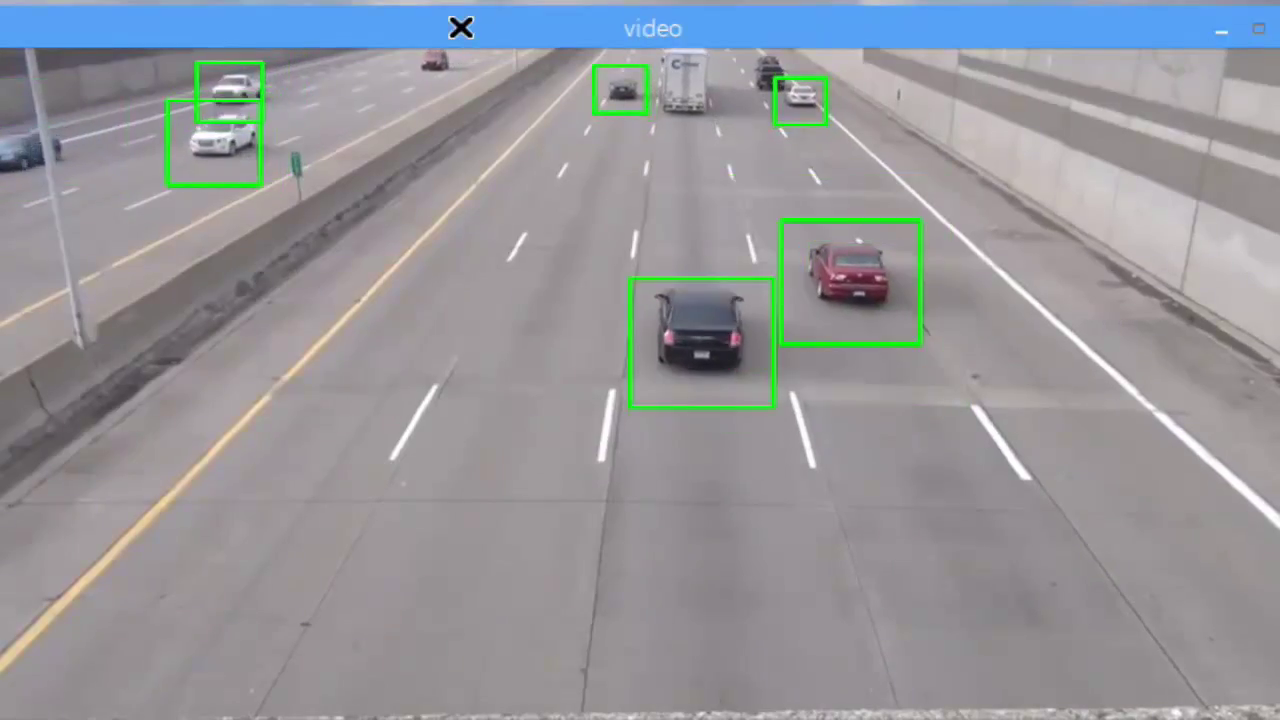
#> input picture frame 99 of Cruzamento_Simples/Car Detection/Car Detection with OpenCV.mp4, 1280 x 720 px, given in place of 20190606_173405.mp4, which was not available
$ python car_detection.py
#> lines starting #> are read from the running program, lines starting #| are printed output that depends on the picture; after the words box and inside, x2 and y2 are one past the last pixel; in counts of white or black regions, pixels touching at a corner belong together; pictures that were not available may be replaced by others from this repository, and a replacement may not be noted
#import libraries of python opencv
import cv2
import numpy as np

#create VideoCapture object and read from video file - change video file
cap = cv2.VideoCapture('20190606_173405.mp4')
#use trained cars XML classifiers
car_cascade = cv2.CascadeClassifier('cars.xml')

#read until video is completed
while True:
    #capture frame by frame
    ret, frame = cap.read()
#> frame is the input picture: shape (720, 1280, 3); mean B, G, R 155.8, 150.7, 149.9
    #convert video into gray scale of each frames
    gray = cv2.cvtColor(frame, cv2.COLOR_BGR2GRAY)
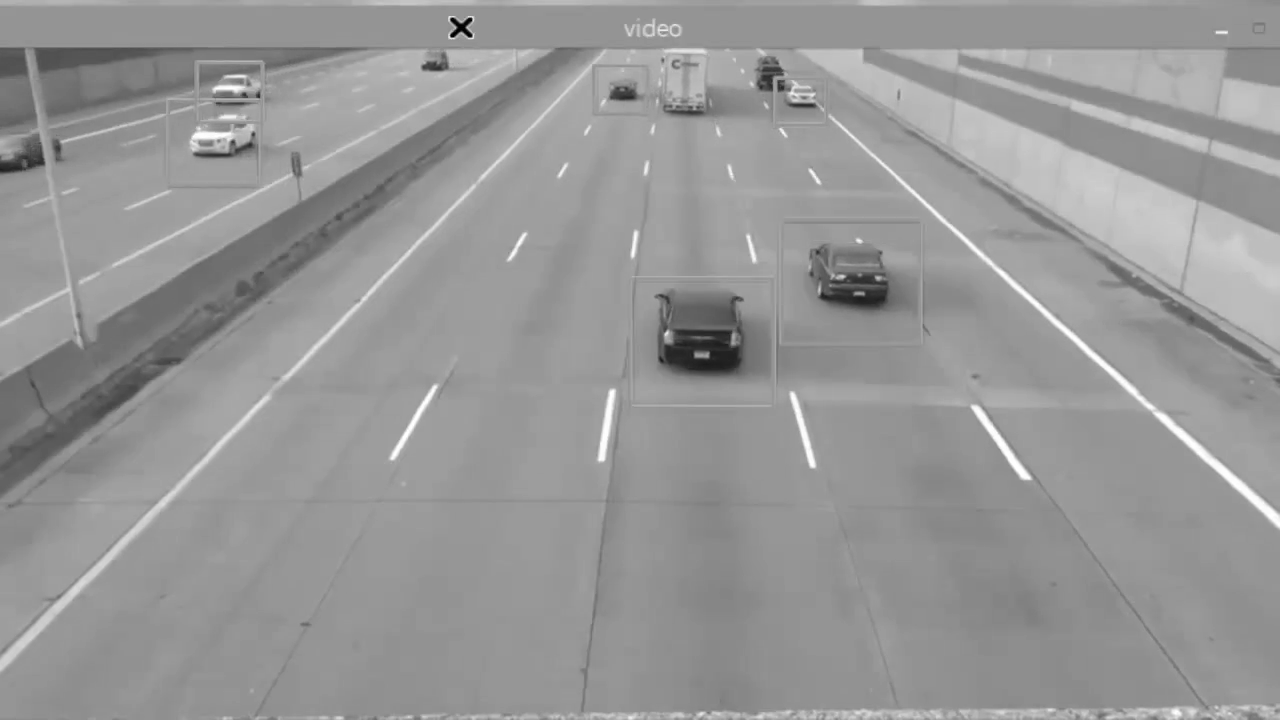
#> gray: shape (720, 1280); min 0, max 255, mean 150.9

    #detect cars in the video
    cars = car_cascade.detectMultiScale(gray, 1.1, 3)
#> cars = [[407, 32, 55, 55], [777, 75, 48, 48], [595, 62, 54, 54], [658, 34, 51, 51], [172, 97, 90, 90], [805, 233, 103, 103], [623, 259, 155, 155], [747, 183, 181, 181]]
    cv2.imshow('video - gray', gray)

    #to draw arectangle in each cars
    for (x,y,w,h) in cars:
        cv2.rectangle(frame,(x,y),(x+w,y+h),(0,255,0),2)
#> this loop made 8 passes
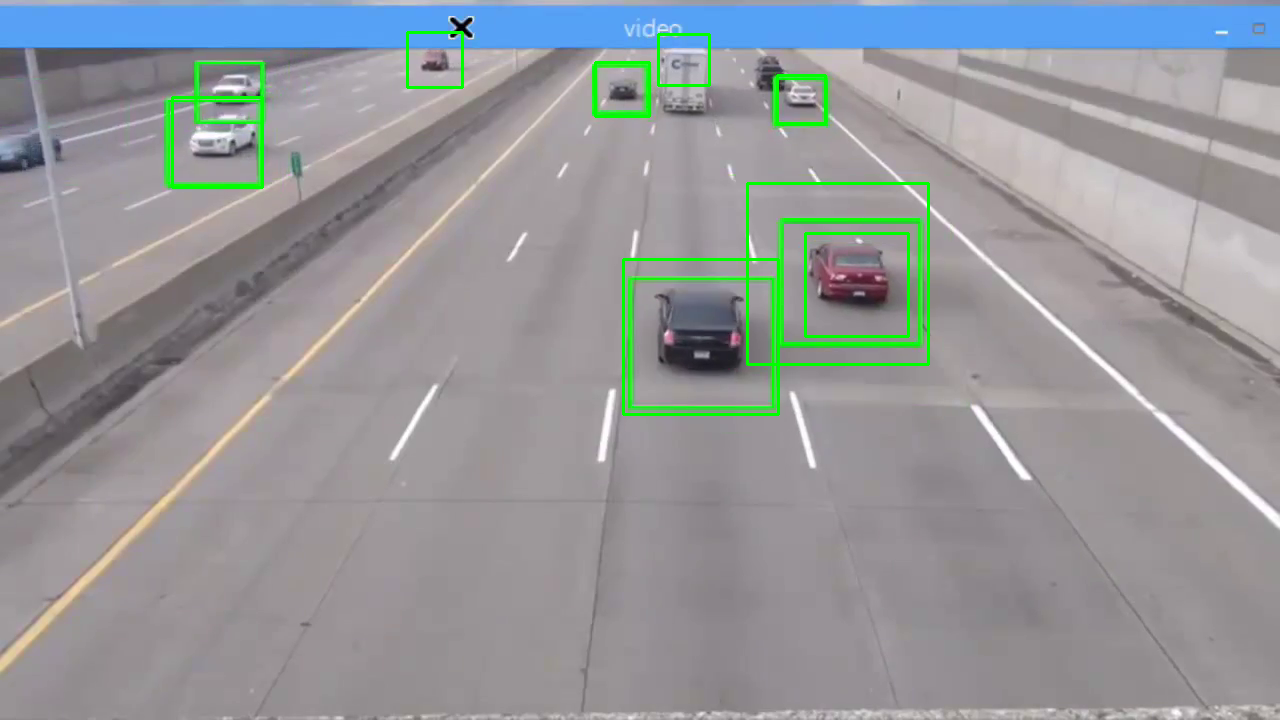
#> frame: shape (720, 1280, 3); 0.95% of pixels changed, all inside (x1, y1, x2, y2) = (171, 31, 930, 416)

    #display the resulting frame
    cv2.imshow('video', frame)
    #press Q on keyboard to exit
    if cv2.waitKey(25) & 0xFF == ord('q'):
#> (key q is pressed here)
        break
#release the videocapture object
cap.release()
#close all the frames
cv2.destroyAllWindows()

$ run again, starting later in the video
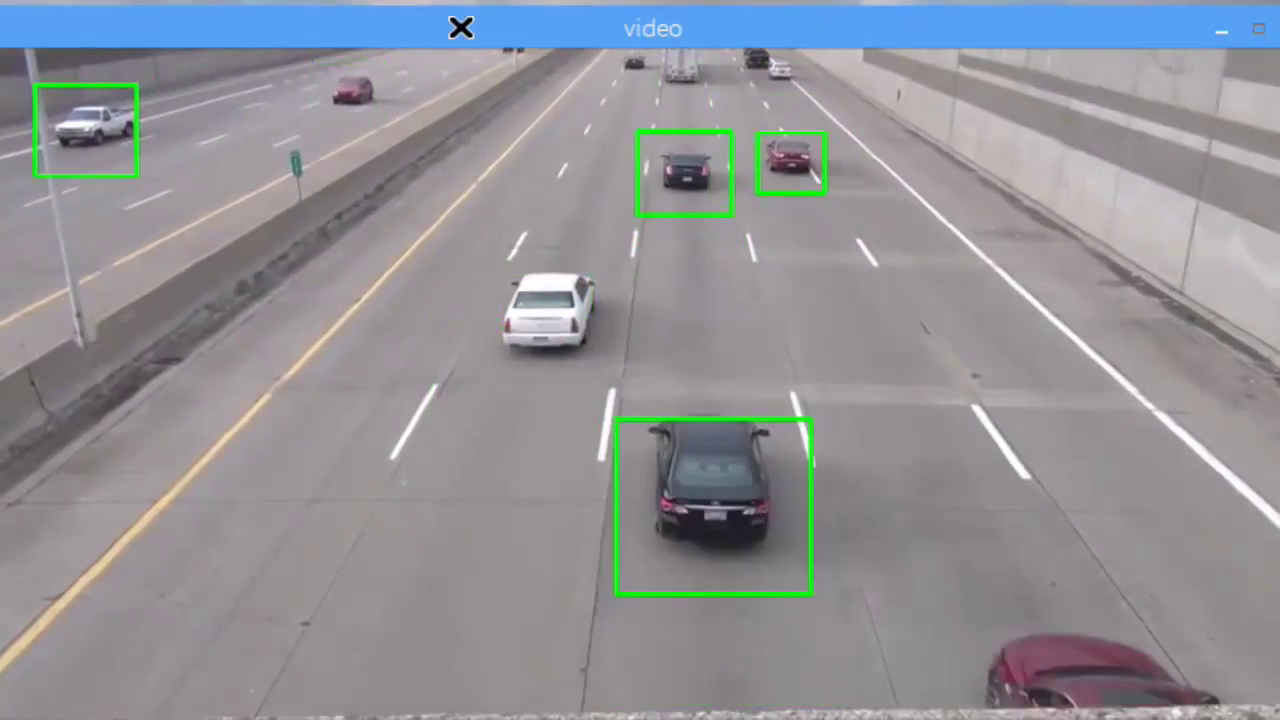
#> input picture frame 445 of Cruzamento_Simples/Car Detection/Car Detection with OpenCV.mp4, 1280 x 720 px, given in place of 20190606_173405.mp4, which was not available
#> frame is the input picture: shape (720, 1280, 3); mean B, G, R 152.2, 146.5, 146.1
#> `gray = cv2.cvtColor(frame, cv2.COLOR_BGR2GRAY)`:
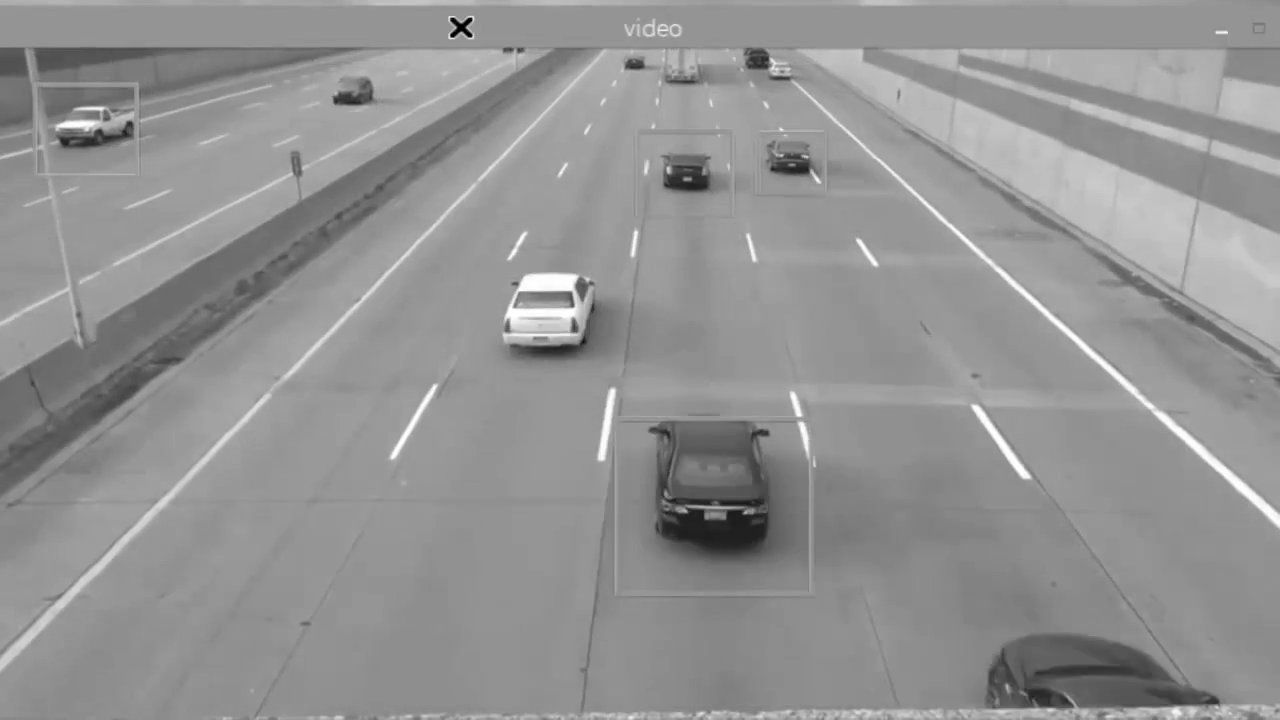
#> gray: shape (720, 1280); min 0, max 255, mean 146.9
#> cars = [[762, 56, 36, 36], [609, 35, 50, 50], [658, 54, 45, 45], [749, 120, 79, 79], [34, 80, 97, 97], [649, 136, 76, 76], [646, 28, 81, 81], [297, 31, 109, 109], [474, 270, 128, 128], [618, 402, 195, 195]]
#> the loop `for (x,y,w,h) in cars:` made 10 passes
#> after the loop `for (x,y,w,h) in cars:`:
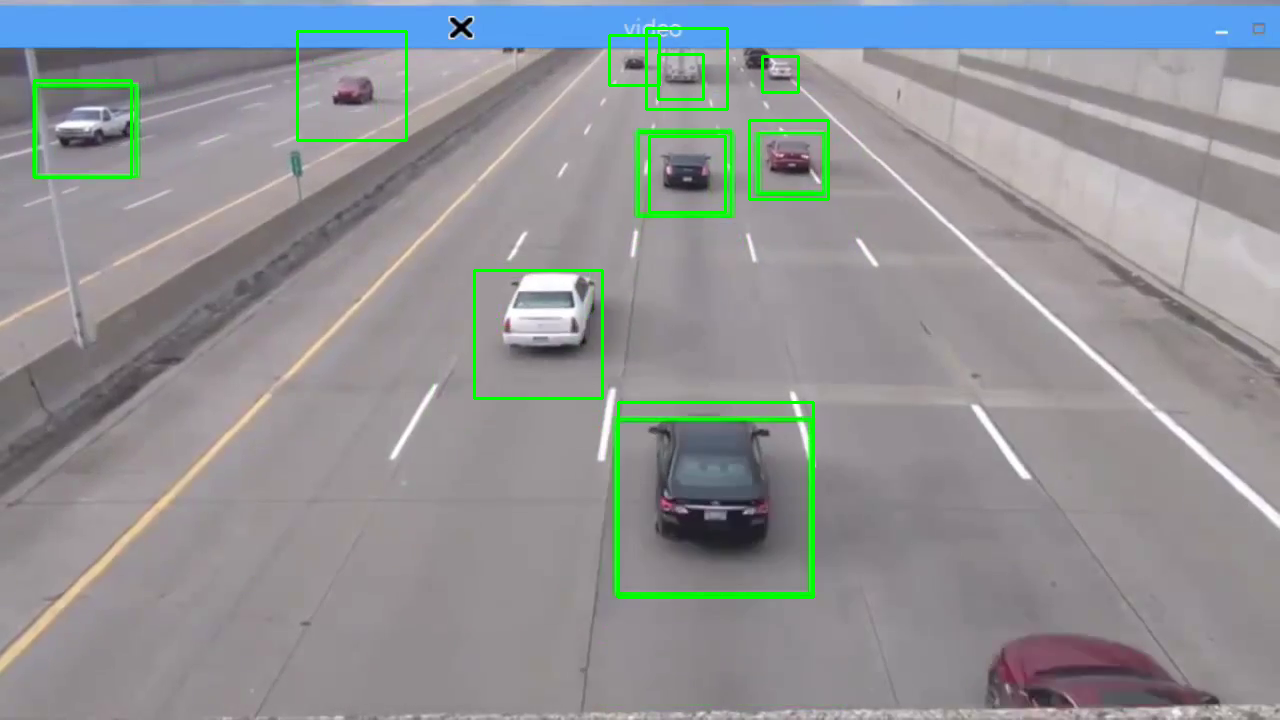
#> frame: shape (720, 1280, 3); 1.15% of pixels changed, all inside (x1, y1, x2, y2) = (33, 27, 830, 599)

$ run again, starting later in the video
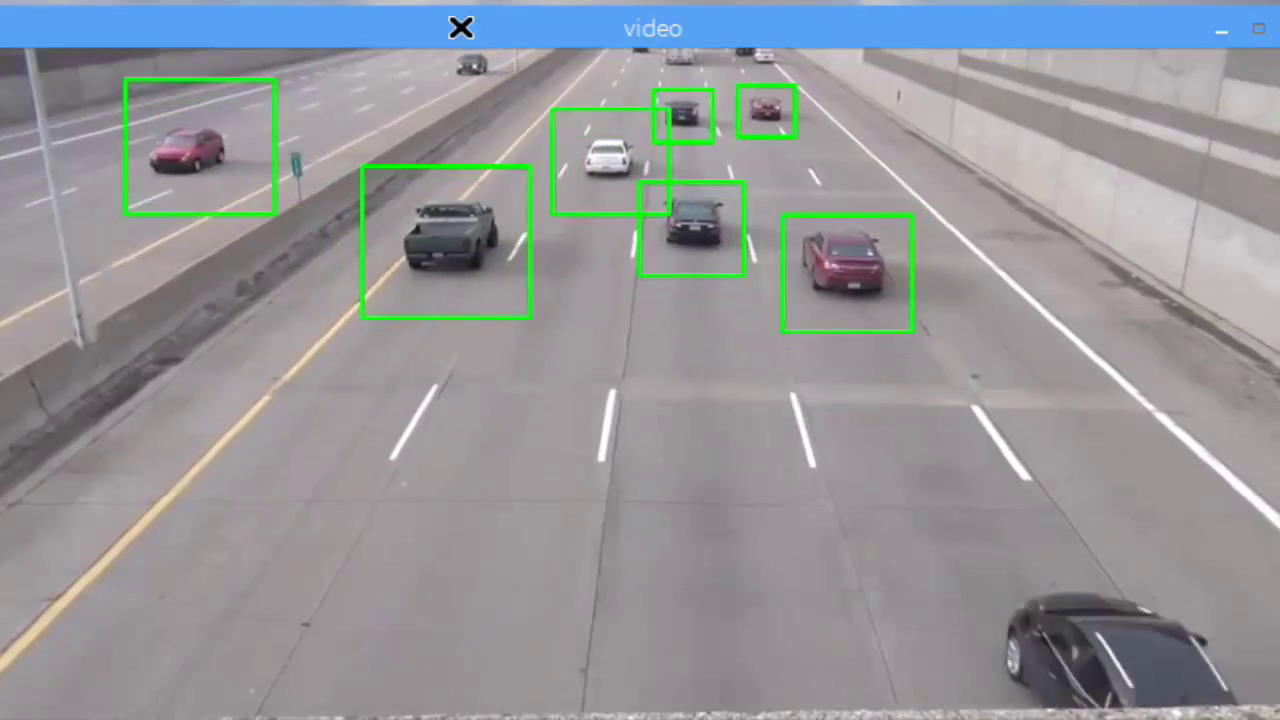
#> input picture frame 792 of Cruzamento_Simples/Car Detection/Car Detection with OpenCV.mp4, 1280 x 720 px, given in place of 20190606_173405.mp4, which was not available
#> frame is the input picture: shape (720, 1280, 3); mean B, G, R 155, 150.8, 148.8
#> `gray = cv2.cvtColor(frame, cv2.COLOR_BGR2GRAY)`:
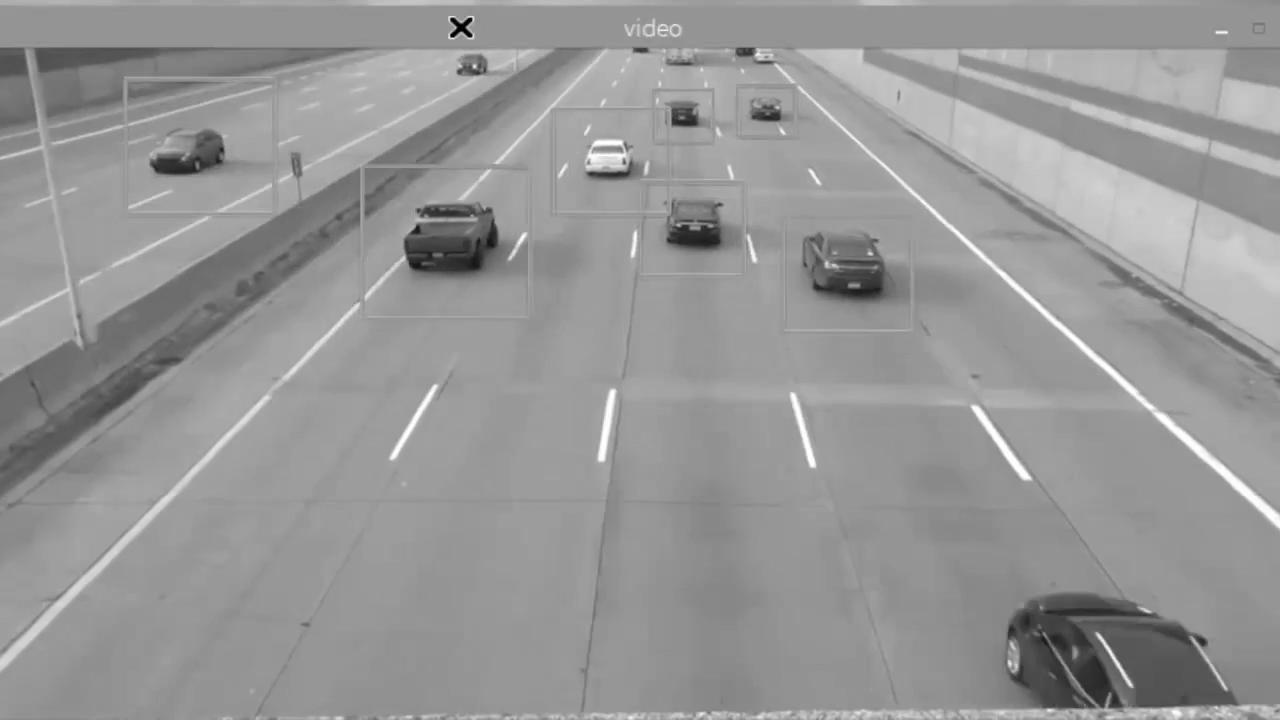
#> gray: shape (720, 1280); min 0, max 255, mean 150.6
#> cars = [[747, 40, 35, 35], [449, 48, 37, 37], [656, 34, 47, 47], [739, 84, 53, 53], [662, 92, 49, 49], [143, 127, 68, 68], [568, 124, 81, 81], [638, 172, 106, 106], [357, 154, 168, 168], [774, 200, 140, 140], [111, 59, 165, 165]]
#> the loop `for (x,y,w,h) in cars:` made 11 passes
#> after the loop `for (x,y,w,h) in cars:`:
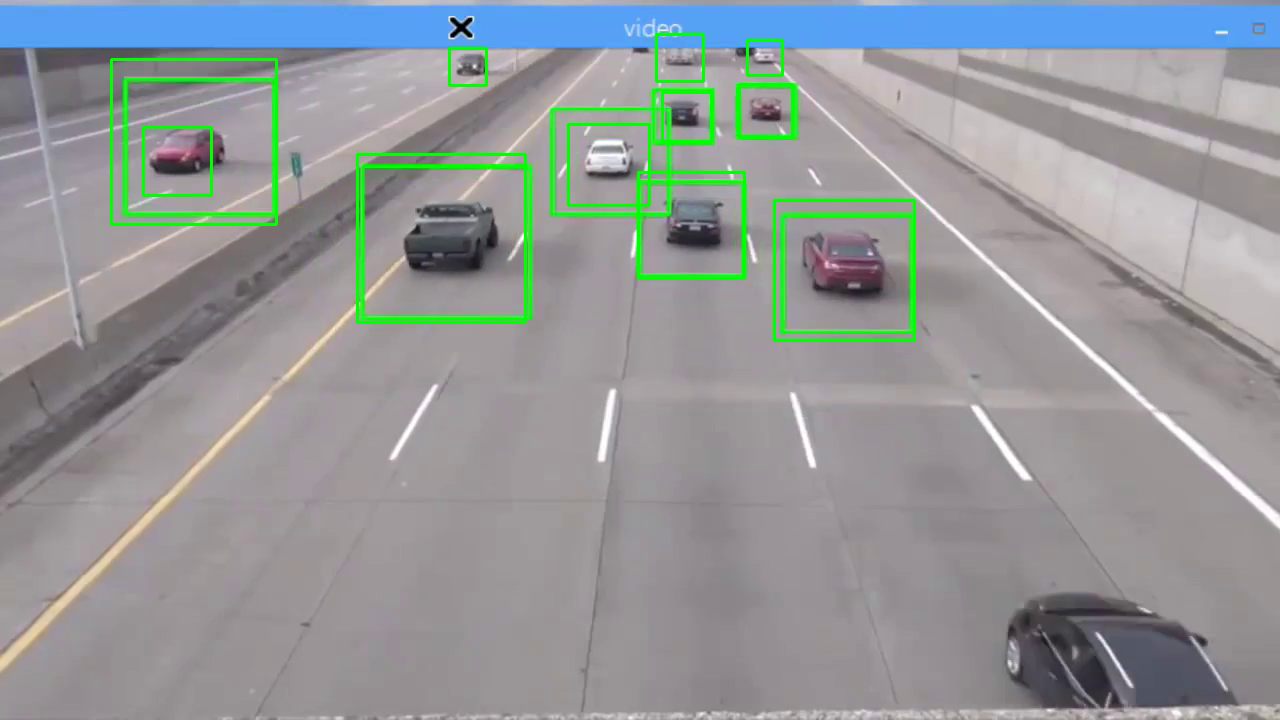
#> frame: shape (720, 1280, 3); 1.22% of pixels changed, all inside (x1, y1, x2, y2) = (110, 33, 916, 342)
